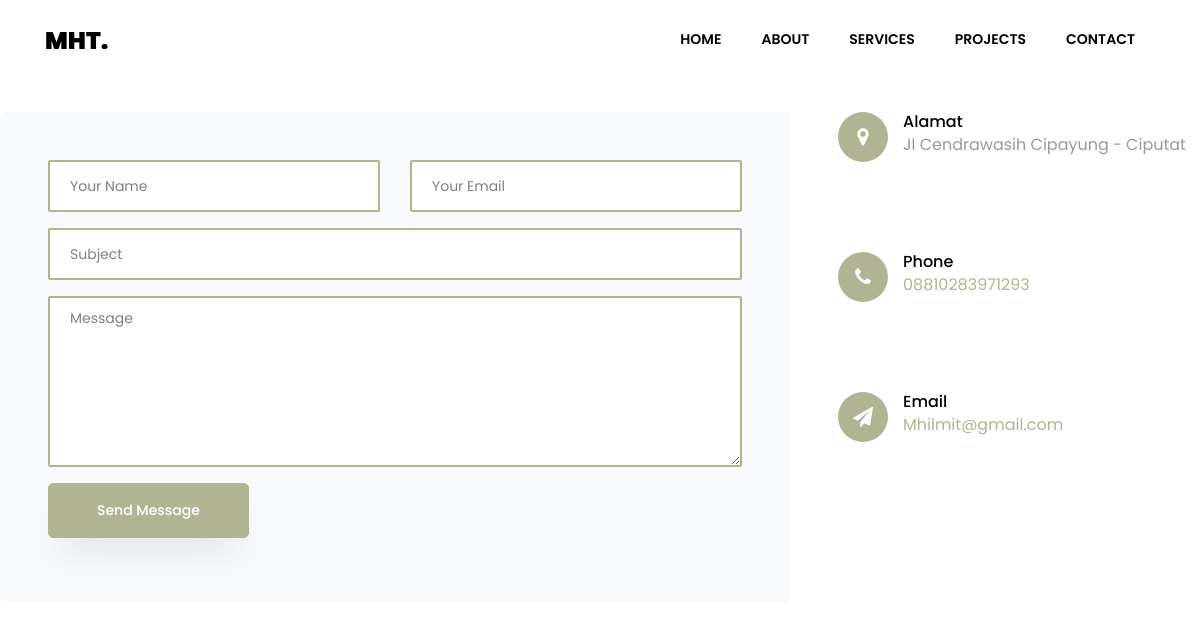
The page /contact.php on the database its author committed.
### tables this page shows
CREATE TABLE `about` (
  `id` int NOT NULL,
  `isi` varchar(255) NOT NULL,
  `nama` varchar(255) NOT NULL,
  `des_nama` varchar(255) NOT NULL,
  `alamat` varchar(255) NOT NULL,
  `des_alamat` varchar(255) NOT NULL,
  `email` varchar(255) NOT NULL,
  `des_email` varchar(255) NOT NULL,
  `phone` varchar(255) NOT NULL,
  `des_phone` varchar(255) NOT NULL
);

### inc/fungsi.php (called while the page is built, shortened)
<?php
include("inc/koneksi.php");
function aboutAlamat($id_Alamat)
{
    global $koneksi;
    $data = mysqli_query($koneksi, "SELECT * FROM about WHERE id='$id_Alamat'");
    $row = mysqli_fetch_assoc($data);
    $text = $row['alamat'];
    return $text;
}
function aboutDesAlamat($id_DesAlamat)
{
    global $koneksi;
    $data = mysqli_query($koneksi, "SELECT * FROM about WHERE id='$id_DesAlamat'");
    $row = mysqli_fetch_assoc($data);
    $text = $row['des_alamat'];
    return $text;
}
function aboutEmail($id_Email)
{
    global $koneksi;
    $data = mysqli_query($koneksi, "SELECT * FROM about WHERE id='$id_Email'");
    $row = mysqli_fetch_assoc($data);
    $text = $row['email'];
    return $text;
}
function aboutDesEmail($id_DesEmail)
{
    global $koneksi;
    $data = mysqli_query($koneksi, "SELECT * FROM about WHERE id='$id_DesEmail'");
    $row = mysqli_fetch_assoc($data);
    $text = $row['des_email'];
    return $text;
}
function aboutPhone($id_phone)
{
    global $koneksi;
    $data = mysqli_query($koneksi, "SELECT * FROM about WHERE id='$id_phone'");
    $row = mysqli_fetch_assoc($data);
    $text = $row['phone'];
    return $text;
}
function aboutDesPhone($id_DesPhone)
{
    global $koneksi;
    $data = mysqli_query($koneksi, "SELECT * FROM about WHERE id='$id_DesPhone'");
    $row = mysqli_fetch_assoc($data);
    $text = $row['des_phone'];
    return $text;
}

### contact.php (the view, shortened to what this page needs)
<?php
include_once("inc/fungsi.php");
?>
<!DOCTYPE html>
<html lang="en">
<head>
    <link rel="stylesheet" href="https://stackpath.bootstrapcdn.com/font-awesome/4.7.0/css/font-awesome.min.css">
    <link rel="stylesheet" href="css/animate.css">
    <link rel="stylesheet" href="css/owl.carousel.min.css">
    <link rel="stylesheet" href="css/owl.theme.default.min.css">
    <link rel="stylesheet" href="css/magnific-popup.css">
    <link rel="stylesheet" href="css/flaticon.css">
    <link rel="stylesheet" href="css/style.css">
</head>
<body data-spy="scroll" data-target=".site-navbar-target" data-offset="300">
    <nav class="navbar navbar-expand-lg navbar-dark ftco_navbar bg-dark ftco-navbar-light site-navbar-target" id="ftco-navbar">
        <div class="container">
            <a class="navbar-brand" href="index.html">MHT<span>.</span></a>
            <div class="collapse navbar-collapse" id="ftco-nav">
                <ul class="navbar-nav nav ml-auto">
                    <li class="nav-item"><a href="home.php" class="nav-link"><span>Home</span></a></li>
                    <li class="nav-item"><a href="about.php" class="nav-link"><span>About</span></a></li>
                    <li class="nav-item"><a href="services.php" class="nav-link"><span>Services</span></a></li>
                    <li class="nav-item"><a href="projects.php" class="nav-link"><span>Projects</span></a></li>
                    <li class="nav-item"><a href="contact.php" class="nav-link"><span>Contact</span></a></li>
                </ul>
            </div>
        </div>
    </nav>
    <section class="ftco-section contact-section ftco-no-pb" id="contact-section">
        <div class="row block-9">
            <div class="col-md-8">
                <form action="#" class="bg-light p-4 p-md-5 contact-form">
                    <div class="row">
                        <div class="col-md-6">
                            <div class="form-group">
                                <input type="text" class="form-control" placeholder="Your Name">
                            </div>
                        </div>
                        <div class="col-md-6">
                            <div class="form-group">
                                <input type="text" class="form-control" placeholder="Your Email">
                            </div>
                        </div>
                        <div class="col-md-12">
                            <div class="form-group">
                                <input type="text" class="form-control" placeholder="Subject">
                            </div>
                        </div>
                        <div class="col-md-12">
                            <div class="form-group">
                                <textarea name="" id="" cols="30" rows="7" class="form-control" placeholder="Message"></textarea>
                            </div>
                        </div>
                        <div class="col-md-12">
                            <div class="form-group">
                                <input type="submit" value="Send Message" class="btn btn-primary py-3 px-5">
                            </div>
                        </div>
                    </div>
                </form>
            </div>
            <div class="col-md-4 d-flex pl-md-5">
                <div class="row">
                    <div class="dbox w-100 d-flex">
                        <div class="icon d-flex align-items-center justify-content-center">
                            <span class="fa fa-map-marker"></span>
                        </div>
                        <div class="text">
                            <p><span><?php echo aboutAlamat(1) ?></span><?php echo aboutDesAlamat(1) ?></p>
                        </div>
                    </div>
                    <div class="dbox w-100 d-flex">
                        <div class="icon d-flex align-items-center justify-content-center">
                            <span class="fa fa-phone"></span>
                        </div>
                        <div class="text">
                            <p><span><?php echo aboutPhone(1) ?></span> <a href="tel://1234567920"><?php echo aboutDesPhone(1) ?></a></p>
                        </div>
                    </div>
                    <div class="dbox w-100 d-flex">
                        <div class="icon d-flex align-items-center justify-content-center">
                            <span class="fa fa-paper-plane"></span>
                        </div>
                        <div class="text">
                            <p><span><?php echo aboutEmail(1) ?></span> <a href="mhilmit@gmail.com"><?php echo aboutDesEmail(1) ?></a></p>
                        </div>
                    </div>
                    <div class="dbox w-100 d-flex">
                    </div>
                </div>
            </div>
        </div>
    </section>
</body>
</html>

### rows shown on the page
about: alamat "Alamat", des_alamat "Jl Cendrawasih Cipayung - Ciputat", phone "Phone", des_phone "08810283971293", email "Email", des_email "Mhilmit@gmail.com"
